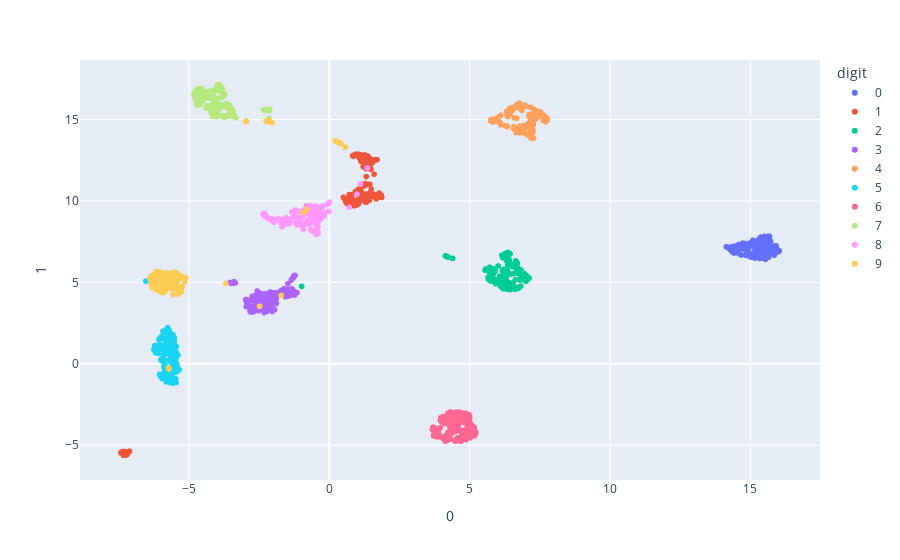

Notebook code for this chart:
### Code cell
import plotly.express as px
from sklearn.datasets import load_digits
from umap import UMAP

digits = load_digits()

umap_2d = UMAP(random_state=0)
umap_2d.fit(digits.data)

projections = umap_2d.transform(digits.data)

fig = px.scatter(
    projections, x=0, y=1,
    color=digits.target.astype(str), labels={'color': 'digit'}
)
fig.show()

### Figure 1 — Plotly figure (JSON) as saved in the notebook; plotly's stock layout.template omitted (floating-point values rounded to 4 significant figures; data arrays with more than 128 entries replaced by an {"elided": "..."} marker saying what was removed)
{"data": [{"hovertemplate": "digit=0<br>0=%{x}<br>1=%{y}<extra></extra>", "legendgroup": "0", "marker": {"color": "#636efa", "symbol": "circle"}, "mode": "markers", "name": "0", "showlegend": true, "type": "scattergl", "x": {"elided": "178 float values"}, "xaxis": "x", "y": {"elided": "178 float values"}, "yaxis": "y"}, {"hovertemplate": "digit=1<br>0=%{x}<br>1=%{y}<extra></extra>", "legendgroup": "1", "marker": {"color": "#EF553B", "symbol": "circle"}, "mode": "markers", "name": "1", "showlegend": true, "type": "scattergl", "x": {"elided": "182 float values"}, "xaxis": "x", "y": {"elided": "182 float values"}, "yaxis": "y"}, {"hovertemplate": "digit=2<br>0=%{x}<br>1=%{y}<extra></extra>", "legendgroup": "2", "marker": {"color": "#00cc96", "symbol": "circle"}, "mode": "markers", "name": "2", "showlegend": true, "type": "scattergl", "x": {"elided": "177 float values"}, "xaxis": "x", "y": {"elided": "177 float values"}, "yaxis": "y"}, {"hovertemplate": "digit=3<br>0=%{x}<br>1=%{y}<extra></extra>", "legendgroup": "3", "marker": {"color": "#ab63fa", "symbol": "circle"}, "mode": "markers", "name": "3", "showlegend": true, "type": "scattergl", "x": {"elided": "183 float values"}, "xaxis": "x", "y": {"elided": "183 float values"}, "yaxis": "y"}, {"hovertemplate": "digit=4<br>0=%{x}<br>1=%{y}<extra></extra>", "legendgroup": "4", "marker": {"color": "#FFA15A", "symbol": "circle"}, "mode": "markers", "name": "4", "showlegend": true, "type": "scattergl", "x": {"elided": "181 float values"}, "xaxis": "x", "y": {"elided": "181 float values"}, "yaxis": "y"}, {"hovertemplate": "digit=5<br>0=%{x}<br>1=%{y}<extra></extra>", "legendgroup": "5", "marker": {"color": "#19d3f3", "symbol": "circle"}, "mode": "markers", "name": "5", "showlegend": true, "type": "scattergl", "x": {"elided": "182 float values"}, "xaxis": "x", "y": {"elided": "182 float values"}, "yaxis": "y"}, {"hovertemplate": "digit=6<br>0=%{x}<br>1=%{y}<extra></extra>", "legendgroup": "6", "marker": {"color": "#FF6692", "symbol": "circle"}, "mode": "markers", "name": "6", "showlegend": true, "type": "scattergl", "x": {"elided": "181 float values"}, "xaxis": "x", "y": {"elided": "181 float values"}, "yaxis": "y"}, {"hovertemplate": "digit=7<br>0=%{x}<br>1=%{y}<extra></extra>", "legendgroup": "7", "marker": {"color": "#B6E880", "symbol": "circle"}, "mode": "markers", "name": "7", "showlegend": true, "type": "scattergl", "x": {"elided": "179 float values"}, "xaxis": "x", "y": {"elided": "179 float values"}, "yaxis": "y"}, {"hovertemplate": "digit=8<br>0=%{x}<br>1=%{y}<extra></extra>", "legendgroup": "8", "marker": {"color": "#FF97FF", "symbol": "circle"}, "mode": "markers", "name": "8", "showlegend": true, "type": "scattergl", "x": {"elided": "174 float values"}, "xaxis": "x", "y": {"elided": "174 float values"}, "yaxis": "y"}, {"hovertemplate": "digit=9<br>0=%{x}<br>1=%{y}<extra></extra>", "legendgroup": "9", "marker": {"color": "#FECB52", "symbol": "circle"}, "mode": "markers", "name": "9", "showlegend": true, "type": "scattergl", "x": {"elided": "180 float values"}, "xaxis": "x", "y": {"elided": "180 float values"}, "yaxis": "y"}], "layout": {"autosize": true, "legend": {"title": {"text": "digit"}, "tracegroupgap": 0}, "margin": {"t": 60}, "xaxis": {"anchor": "y", "autorange": true, "domain": [0, 1], "range": [-8.85, 17.45], "title": {"text": "0"}, "type": "linear"}, "yaxis": {"anchor": "x", "autorange": true, "domain": [0, 1], "range": [-7.377, 18.9], "title": {"text": "1"}, "type": "linear"}}}
